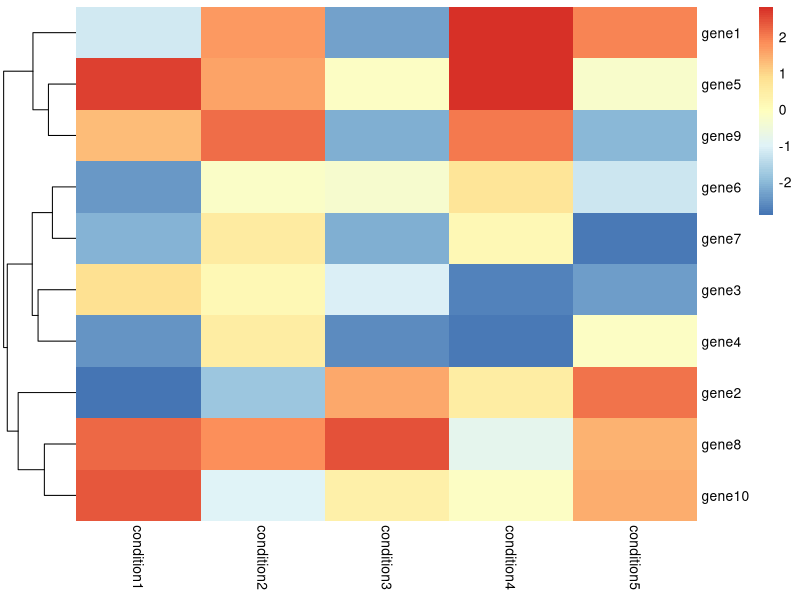

Generate this figure with R:
install.packages('pheatmap')
# make a data frame with gene expression values. The gene IDs should be in row names.
#df <- data.frame(row.names = c("geneA", "geneB", "geneC"),
                # sample1 = runif(3, min = -3, max = 3),
                # sample2 = runif(3, min = -3, max = 3),
                # sample3 = runif(3, min = -3, max = 3),
                # sample4 = runif(3, min = -3, max = 3))
# make a simple heatmap
# load library
library(pheatmap)
# make the heatmap
#pheatmap(df)

 
?pheatmap
#data frame with the gene expression of 10 genes across 5 conditions
df<- data.frame(row.names = paste(rep('gene',10),1:10,sep=''),
                condition1 = runif(10, min = -3, max = 3),
                condition2 = runif(10, min = -3, max = 3),
                condition3 = runif(10, min = -3, max = 3),
                condition4 = runif(10, min = -3, max = 3),
                condition5 = runif(10, min = -3, max = 3)
)
pheatmap(df,,cluster_cols = FALSE ,border_color = FALSE)
